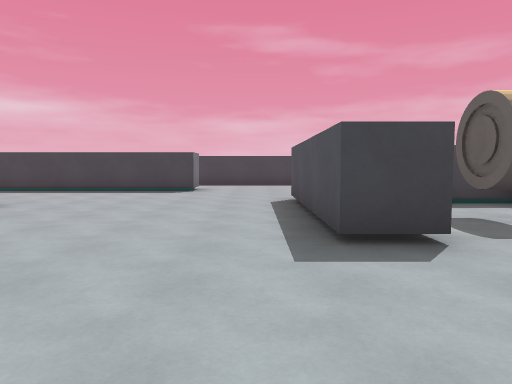
View 1 (above)

24 first-person views from a walk through a level from a Godot 3-D game. The camera is 1.4 m above the floor, tilts 4° down and sees 70° across. The floor is counted in squares, 2 m on a side. Each view is taken from the middle of a square. On the plan, view 1 faces up. The plan holds only what a view shows up to about 11 squares ahead; the rest is blank. The place goes on beyond the plan. Surface patterns are stand-ins for the level's own textures.

View 2
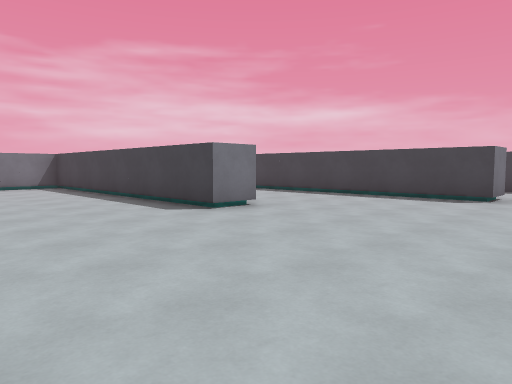

View 3
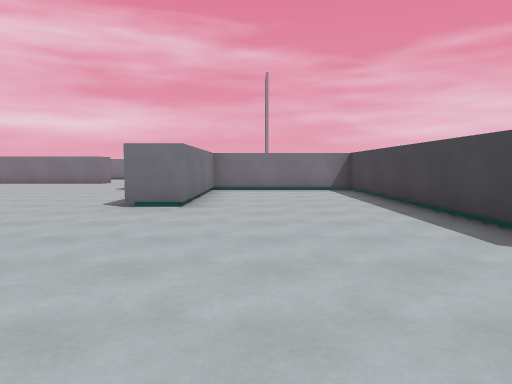

View 4
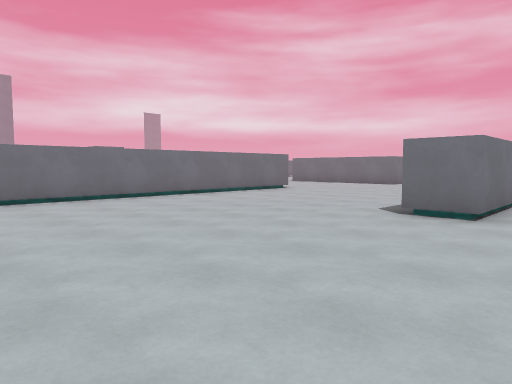

View 5
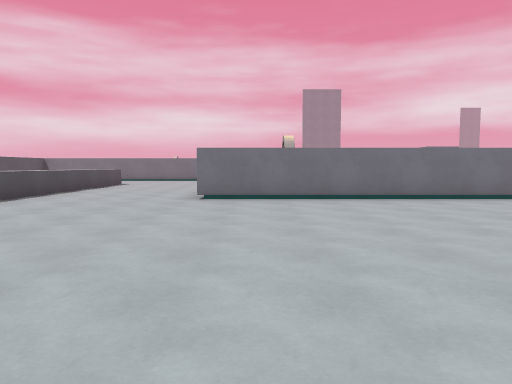

View 6
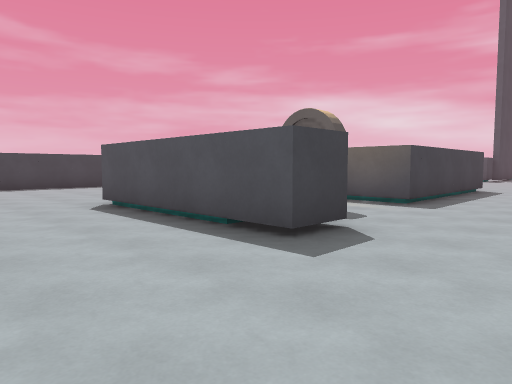

View 7
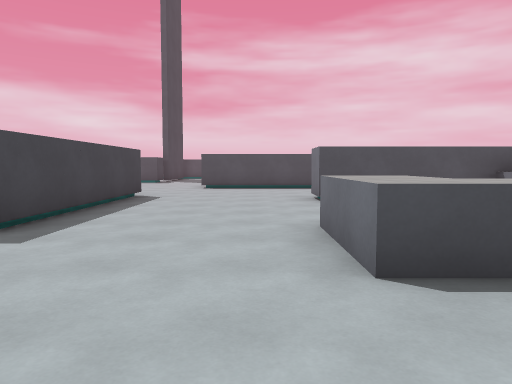

View 8
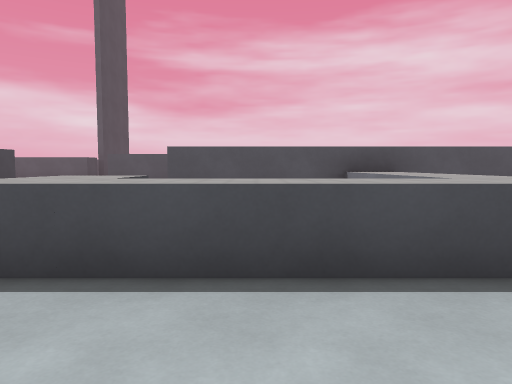

View 9
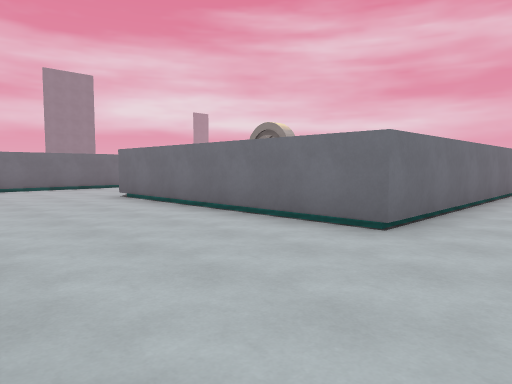

View 10
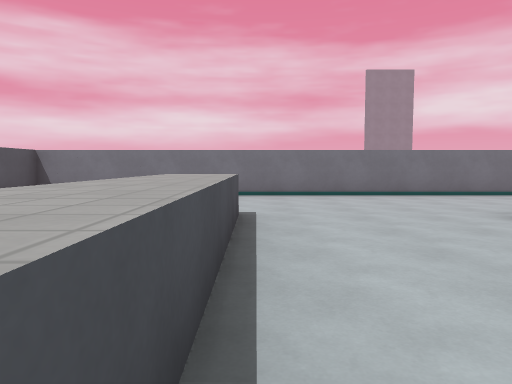

View 11
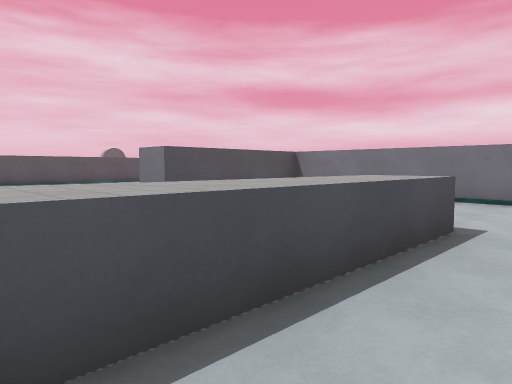

View 12
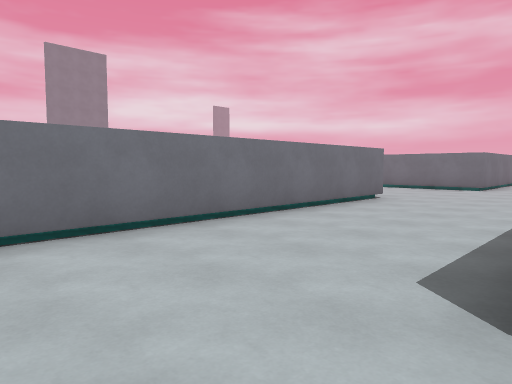

View 13
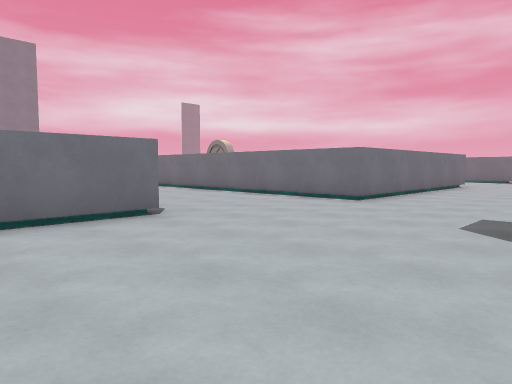

View 14
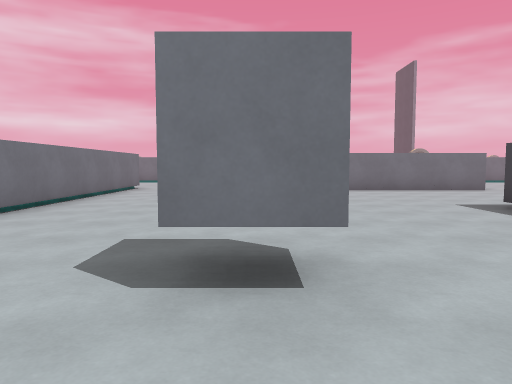

View 15
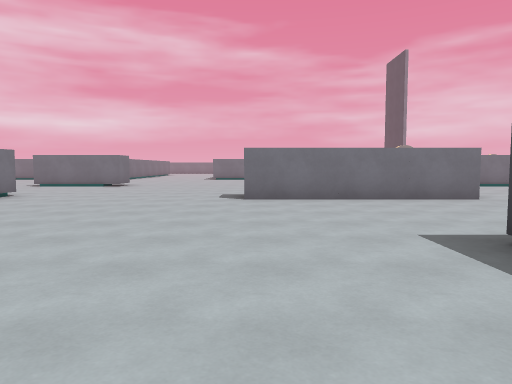

View 16
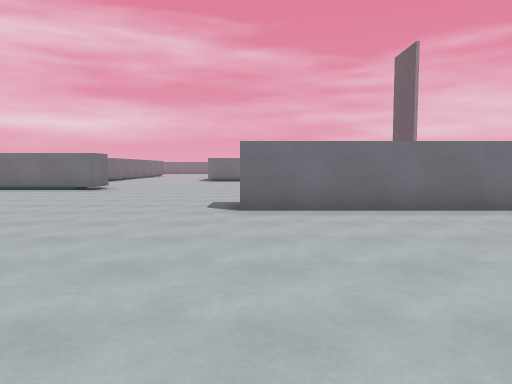

View 17
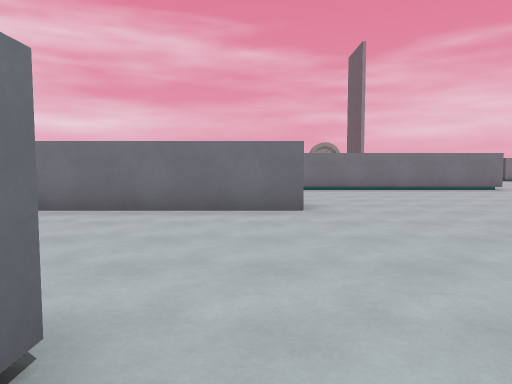

View 18
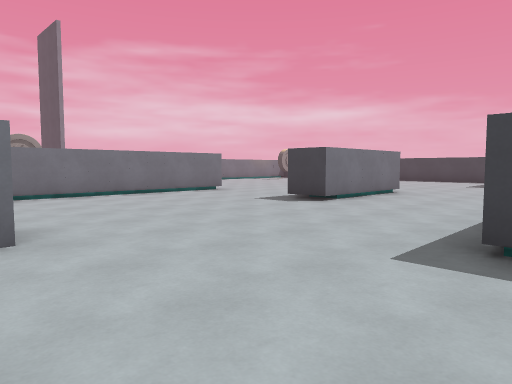

View 19
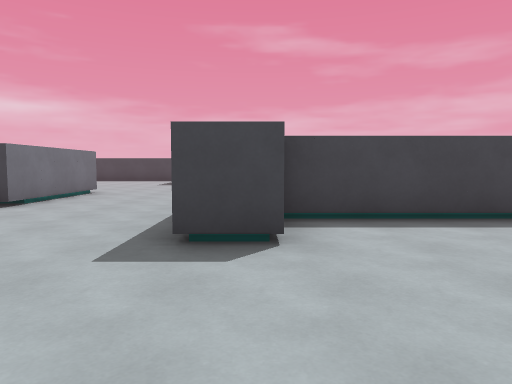

View 20
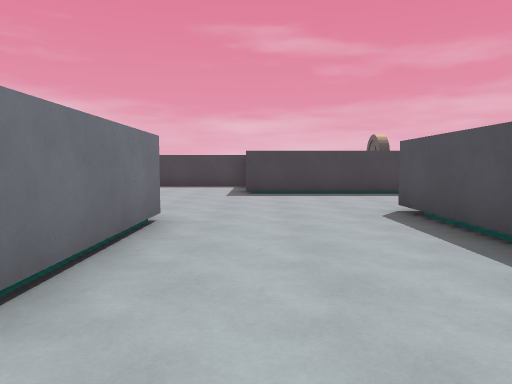

View 21
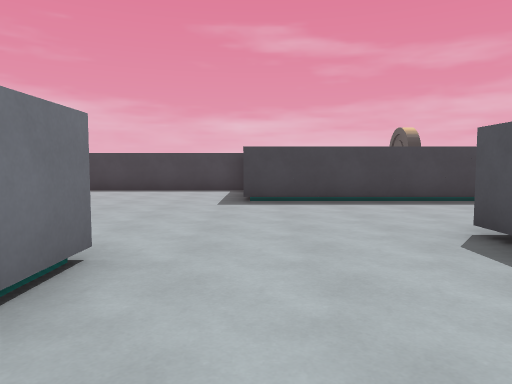

View 22
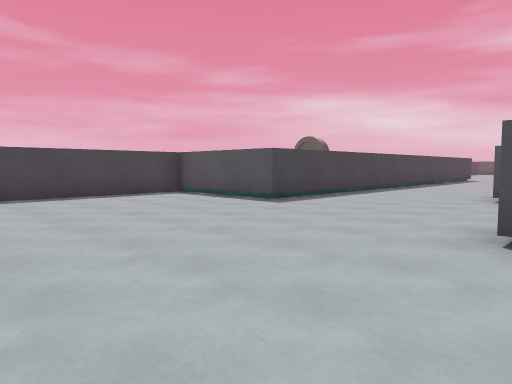

View 23
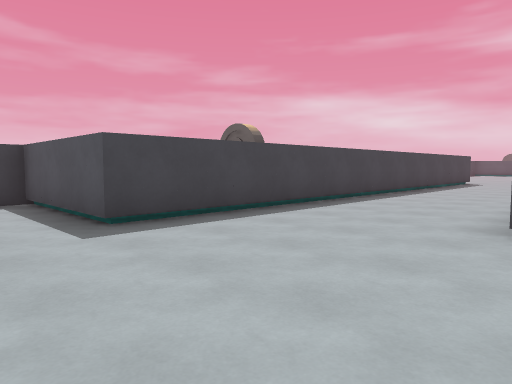

View 24
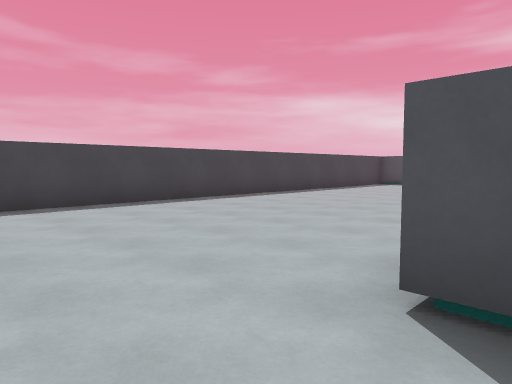

### Floor plan
Points are (right, up) in squares from view 1. A wall is a line through its corners. A room is listed if a view was taken in it or the views show most of it. See-through windows are left out.
Room 1 (views 1, 2, 3, 4, 5, 6, 7, 8, 9, 10, 11, 12, 13, 14, 15, 16, 17, 18, 19, 20, 21, 22, 23, 24)
walls: (-7.9, -9.5) (-7.9, -10.6); (-9.6, 0.7) (-12.8, 0.7); (-12.2, -4.7) (-0.8, -4.7) (-0.8, -11.2); (-12.6, -0.7) (-13.8, -0.7); (3.2, -3.6) (3.2, 0.2) (5.2, 0.2); (4.2, -3.8) (8.2, -3.8); (1.9, 3.2) (0.8, 3.2) (0.8, 7.8); (-16.7, -3.1) (-16.7, -8.2); (-6.9, -14.7) (8.2, -14.7) (8.2, -10.8) (9.2, -10.8); (-4.7, 6.8) (-4.7, 5.8) (-12.7, 5.8) (-12.7, 1.8) (-8.3, 1.8) (-8.3, 0.8); (-13.7, 4.1) (-13.7, 6.8); (5.2, -0.7) (4.2, -0.7); (3.2, -11.2) (3.2, -4.4); (8.2, -7.1) (8.2, -0.3) (9.2, -0.3); (-17.2, 5.8) (-17.2, 2.3) (-18.2, 2.3); (4.8, 6.7) (3.6, 6.7); (-17.8, -13.7) (-10.8, -13.7) (-10.8, -18.9); (-1.7, 11.4) (-1.7, 10.2) (-16.2, 10.2) (-16.2, 13.7) (-20.9, 13.7); (-21.7, 3.4) (-21.7, -2.6); (9.8, 3.7) (4.8, 3.7) (4.8, 5.1); (-21.7, -12.6) (-21.7, -15.6); (7.9, 13.7) (0.1, 13.7)
objects: coin (-12, 12); coin (3, 5)

Positions as (right, up) in squares from view 1, and headings:
1: (0, 0), facing up
2: (0, 2), facing up-left
3: (-2, 3), facing left
4: (-3, 3), facing down-left
5: (-2, 3), facing down
6: (-2, 1), facing up-right
7: (1, 1), facing right
8: (1, -2), facing right
9: (3, -3), facing down-left
10: (3, -6), facing down
11: (2, -7), facing down-right
12: (1, -11), facing down-left
13: (-4, -10), facing down-left
14: (-6, -10), facing left
15: (-9, -8), facing left
16: (-11, -8), facing left
17: (-11, -4), facing left
18: (-13, -4), facing up-left
19: (-13, -4), facing up
20: (-16, 1), facing up
21: (-16, 3), facing up
22: (-22, 5), facing up-right
23: (-18, 6), facing up-right
24: (-1, 7), facing up-right
